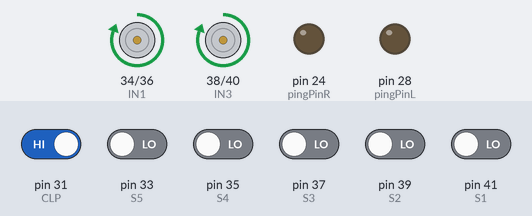
Simulated run of this sketch. Board: Arduino Mega 2560, built with avr-gcc and run on an emulated ATmega2560. On the bench: motor-driver pin pairs drawn as motors (green arrow = first pin HIGH = forward, orange = second pin HIGH = backward, longer = more drive, scaled by the enable pin), output pins drawn as LEDs (lit = HIGH). The inputs (shaded band) are chosen by the test bench; at power-on: pin 31 (CLP) HIGH, pin 33 (S5), pin 35 (S4), pin 37 (S3), pin 39 (S2), pin 41 (S1) LOW. At 20.3 s the program stops and its outputs stay as they are.

Above: at 2.7 s.
2.8 s: pin 31 (CLP) driven LOW
At 4.0 s:
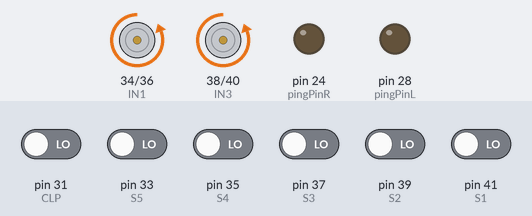
4.5 s: pin 31 (CLP) driven HIGH
At 21.4 s:
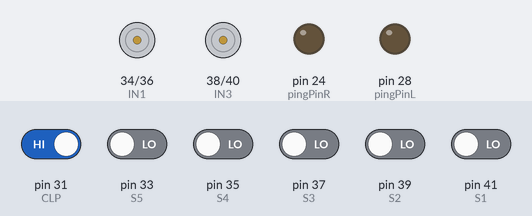
Timing chart, 0 to 21.8 s (numbered marks = the images above; inputs shaded):
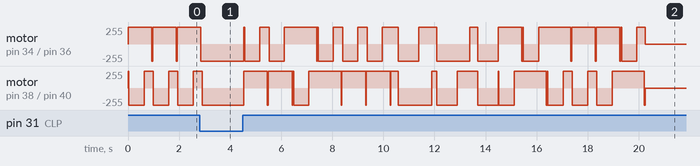

The sketch:

projectROBOTBLUETEAM_BoostSpeed.ino.ino
```cpp
  ///motor
  #define IN1 34
  #define IN2 36
  #define IN3 38
  #define IN4 40
  #define PWMA 32
  #define PWMB 42
  ///sensor
  #define CLP 31
  #define S5  33
  #define S4  35
  #define S3  37
  #define S2  39
  #define S1  41
  int s1,s2,s3,s4,s5,clp;
  ///echoR
  #define pingPinR  24
  #define inPinR    22
  long durationR, cmR;
  ///echoL
  #define pingPinL  28
  #define inPinL    26
  long durationL, cmL;

void setup() {
  ///controlmotor
  pinMode(IN1,OUTPUT);
  pinMode(IN2,OUTPUT);
  pinMode(IN3,OUTPUT);
  pinMode(IN4,OUTPUT);
  ///sensor
  pinMode(S1,INPUT);
  pinMode(S2,INPUT);
  pinMode(S3,INPUT);
  pinMode(S4,INPUT);
  pinMode(S5,INPUT);
  pinMode(CLP,INPUT);
  ///echoR
  pinMode(pingPinR, OUTPUT);
  pinMode(inPinR, INPUT);
  ///echoL
  pinMode(pingPinL, OUTPUT);
  pinMode(inPinL, INPUT);
  ///
  Serial.begin(9600);

}
///motor
void control(int in4, int in3, int pwmA, int in2, int in1, int pwmB, int dl)//controlRobot
  {
    digitalWrite(IN1,in1);  digitalWrite(IN3,in3);
    digitalWrite(IN2,in2);  digitalWrite(IN4,in4);
    analogWrite(PWMA,pwmA); analogWrite(PWMB,pwmB);
    delay(dl);
  }
///sensor
void readsen() {
  s1=digitalRead(S1);
  s2=digitalRead(S2);
  s3=digitalRead(S3);
  s4=digitalRead(S4);
  s5=digitalRead(S5);
  clp=digitalRead(CLP);

  // 0 to 1
  if(s1 == 1) {s1 = 0;} else {s1 = 1;}
  if(s2 == 1) {s2 = 0;} else {s2 = 1;}
  if(s3 == 1) {s3 = 0;} else {s3 = 1;}
  if(s4 == 1) {s4 = 0;} else {s4 = 1;}
  if(s5 == 1) {s5 = 0;} else {s5 = 1;}

  delay(10);
}
///echoR
void echoR()
{
digitalWrite(pingPinR, LOW);
delayMicroseconds(2);
digitalWrite(pingPinR, HIGH);
delayMicroseconds(5);
digitalWrite(pingPinR, LOW);
durationR = pulseIn(inPinR, HIGH);
cmR = (durationR)/29/2;
delay(100);
}
void echoL()
{
digitalWrite(pingPinL, LOW);
delayMicroseconds(2);
digitalWrite(pingPinL, HIGH);
delayMicroseconds(5);
digitalWrite(pingPinL, LOW);
durationL = pulseIn(inPinL, HIGH);
cmL = (durationL)/29/2;
delay(100);
}
void wallR()
{
  readsen();
  while(clp==0)
  {
    readsen();
    control(1,0,150,1,0,150,10);
  }
  ///ถอย1
  control(0,1,250,0,1,250,25);
  ///เลี้ยวขวา
  control(1,0,250,0,1,250,600);
  ///ถอย2
  control(0,1,250,0,1,250,300);
  ///เลี้ยวซ้าย
  control(0,1,250,1,0,250,25);
}

void wallL()
{
  readsen();
  while(clp==0)
  {
    readsen();
    control(1,0,250,1,0,250,10);
  }
  ///ถอย1
  control(0,1,250,0,1,250,25);
  ///เลี้ยวซ้าย
  control(0,1,250,1,0,250,600);
  ///ถอย2
  control(0,1,250,0,1,250,300);
  ///เลี้ยวขวา
  control(1,0,250,0,1,250,25);
}

void triRoad()
{
  ///ถอย1
  control(0,1,250,0,1,250,300);
  ///ตรง1
  control(1,0,250,1,0,250,800);
  ///ขวา1
  control(1,0,250,0,1,250,500);
  ///ถอย2
  control(0,1,250,0,1,250,200);


  ///ตรง2
  control(1,0,250,1,0,250,800);
  ///ซ้าย1
  control(0,1,250,1,0,250,500);
  ///ถอย3
  control(0,1,250,0,1,250,300);
  ///ตรง3
  control(1,0,250,1,0,250,800);

}
void loop()
{
  wallR();
  wallR();
  wallR();
  wallL();
  wallL();
  wallR();
  wallL();
  wallL();
  wallL();
  triRoad();
  wallR();
  wallL();
  wallR();
  wallR();
  wallR();
  wallL();


  control(0,0,150,0,0,150,100);
  while(true){}
}
```

Measured:
- after the input at 2.8 s, motor on pin 34 (IN1) / pin 36 (IN2): goes on until 2.9 s, then stays backward 255/255
